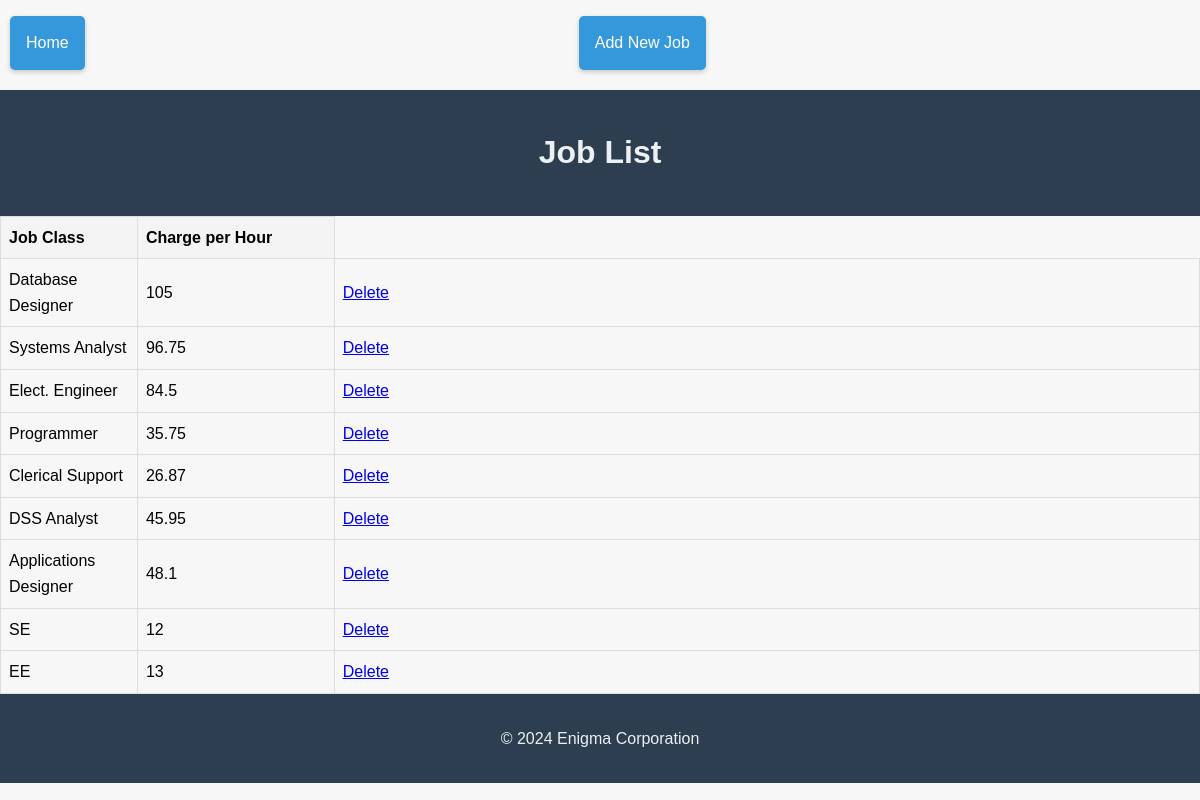
Screenshot of /view_jobs.php with the database file from the repository.
### tables this page shows
CREATE TABLE JOB (
    JOB_CLASS TEXT PRIMARY KEY,
    CHG_HOUR REAL NOT NULL,
    DEPARTMENT_ID INTEGER,
    FOREIGN KEY (DEPARTMENT_ID) REFERENCES DEPARTMENT (DEPARTMENT_ID)
);

### fetch_jobs.php (called while the page is built, shortened)
<?php
function fetchJobs() {
    $db = connectToDB(__DIR__ . '/../db/enigma.db');
    if ($db) {
        try {
            $stmt = $db->query('SELECT JOB_CLASS, CHG_HOUR FROM JOB');
            return $stmt->fetchAll(PDO::FETCH_ASSOC);
        } catch (PDOException $e) {
            echo "Error: " . $e->getMessage();
            return [];
        }
    }
    return [];
}

### view_jobs.php (the view, shortened to what this page needs)
<!DOCTYPE html>
<html lang="en">
<head>
    <link rel="stylesheet" href="../css/styles.css">
</head>
<nav>
    <ul>
        <li class="home-link"><a href="/enigma">Home</a></li>
        <li><a href="add_job.php">Add New Job</a></li>
    </ul>
</nav>
<body>
    <header>
        <h1>Job List</h1>
    </header>
    <section>
        <table id="jobsTable">
            <thead>
                <tr>
                    <th>Job Class</th>
                    <th>Charge per Hour</th>
                </tr>
            </thead>
            <tbody>
            <?php
    include_once '../php/fetch_jobs.php';
    $jobs = fetchJobs();
    foreach ($jobs as $job) {
        echo "<tr>";
        echo "<td>" . htmlspecialchars($job['JOB_CLASS']) . "</td>";
        echo "<td>" . htmlspecialchars($job['CHG_HOUR']) . "</td>";
        echo "<td><a href='../php/delete_job.php?job_class=" . $job['JOB_CLASS'] . "' class='btn-delete'>Delete</a></td>";
        echo "</tr>";
    }
    ?>
            </tbody>
        </table>
    </section>
    <footer>
        <p>&copy; 2024 Enigma Corporation</p>
    </footer>
</body>
</html>

### styles.css (style rules this page uses)
body { font-family: 'Arial', sans-serif; line-height: 1.6; margin: 0; padding: 0; display: flex; flex-direction: column; min-height: 100vh; background: #f7f7f7; }
header { background-color: #2c3e50; color: #ecf0f1; text-align: center; padding: 1em 0; }
nav ul { list-style-type: none; padding: 0; text-align: center; margin-bottom: 20px; }
nav ul li { display: inline-block; margin: 0 10px; }
nav ul li a { display: block; color: #ecf0f1; background-color: #3498db; padding: 10px 15px; text-decoration: none; border-radius: 5px; transition: all 0.3s ease; box-shadow: 0 2px 5px rgba(0,0,0,0.2); }
footer { background-color: #2c3e50; color: #ecf0f1; text-align: center; padding: 1em 0; }
nav ul li.home-link { float: left; margin-right: auto; }
nav ul li a { display: block; color: white; text-align: center; padding: 14px 16px; text-decoration: none; }
footer p { margin: 0; padding: 1em 0; }
table { width: 100%; table-layout: fixed; border-collapse: collapse; }
th, td { border: 1px solid #ddd; padding: 8px; text-align: left; }
th:nth-child(1), td:nth-child(1) { width: 10%; }
th:nth-child(2), td:nth-child(2), th:nth-child(3), td:nth-child(3), th:nth-child(4), td:nth-child(4) { width: 15%; }
th { background-color: #f4f4f4; }

### rows the page displays
job: JOB_CLASS "Database Designer", CHG_HOUR "105"
job: JOB_CLASS "Systems Analyst", CHG_HOUR "96.75"
job: JOB_CLASS "Elect. Engineer", CHG_HOUR "84.5"
job: JOB_CLASS "Programmer", CHG_HOUR "35.75"
job: JOB_CLASS "Clerical Support", CHG_HOUR "26.87"
job: JOB_CLASS "DSS Analyst", CHG_HOUR "45.95"
job: JOB_CLASS "Applications Designer", CHG_HOUR "48.1"
job: JOB_CLASS "SE", CHG_HOUR "12"
job: JOB_CLASS "EE", CHG_HOUR "13"
